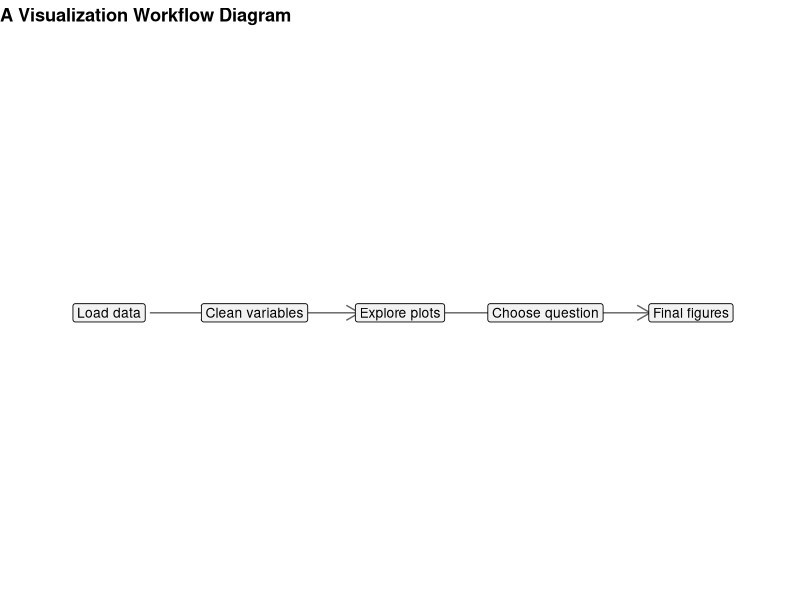

Write R code to recreate this figure.
## ---- chunk 1
#| include: false
library(dplyr)
library(ggplot2)
## ---- chunk 2
process_steps <- tibble::tibble(
  step = c("Load", "Clean", "Explore", "Focus", "Communicate"),
  x = 1:5,
  y = 1,
  label = c(
    "Load data",
    "Clean variables",
    "Explore plots",
    "Choose question",
    "Final figures"
  )
)

arrows <- process_steps |>
  mutate(xend = lead(x), yend = lead(y)) |>
  filter(!is.na(xend))

p1 <- ggplot() +
  geom_segment(
    data = arrows,
    aes(x = x + 0.28, y = y, xend = xend - 0.28, yend = yend),
    arrow = grid::arrow(length = grid::unit(0.15, "inches")),
    color = "gray40"
  ) +
  geom_label(
    data = process_steps,
    aes(x = x, y = y, label = label),
    fill = "gray95",
    label.size = 0.3,
    size = 3.5
  )

p2 <- p1 +
  coord_cartesian(xlim = c(0.5, 5.5), ylim = c(0.7, 1.3), clip = "off") +
  labs(title = "A Visualization Workflow Diagram") +
  theme_void() +
  theme(plot.title = element_text(face = "bold"))

p2
